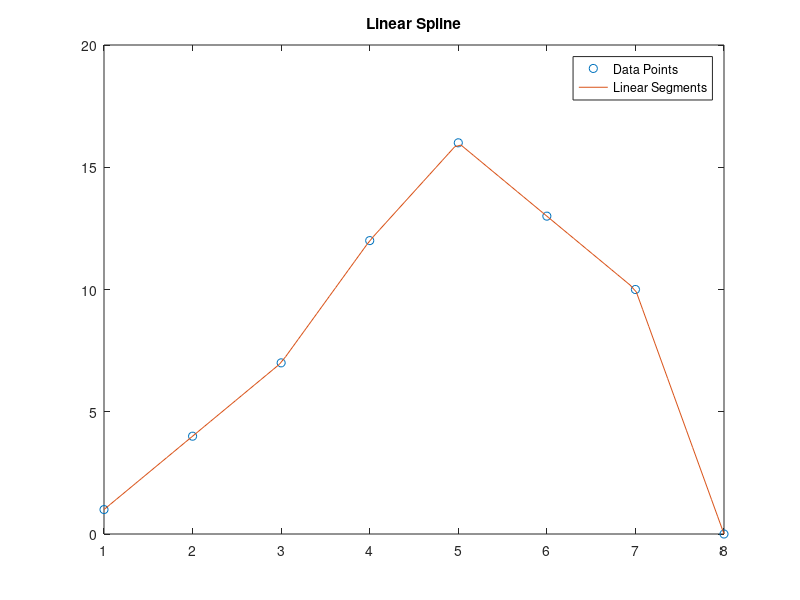

This chart was generated by the following MATLAB code:
clear all;
clc;

% Input data
x = [1 2 3 4 5 6 7 8];
y = [1 4 7 12 16 13 10 0];

% Define evaluation points
xx = linspace(min(x), max(x), 100);
yy = zeros(size(xx));

% Apply linear interpolation for each interval
for k = 1:length(xx)
    for i = 1:length(x)-1
        if xx(k) >= x(i) && xx(k) <= x(i+1)
            % Linearly interpolate between y(i) and y(i+1)
            yy(k) = y(i) + (y(i+1) - y(i)) / (x(i+1) - x(i)) * (xx(k) - x(i));
            break;
        end
    end
end

% Plot the linear spline
plot(x, y, 'o', xx, yy, '-');
title('Linear Spline');
legend('Data Points', 'Linear Segments');
